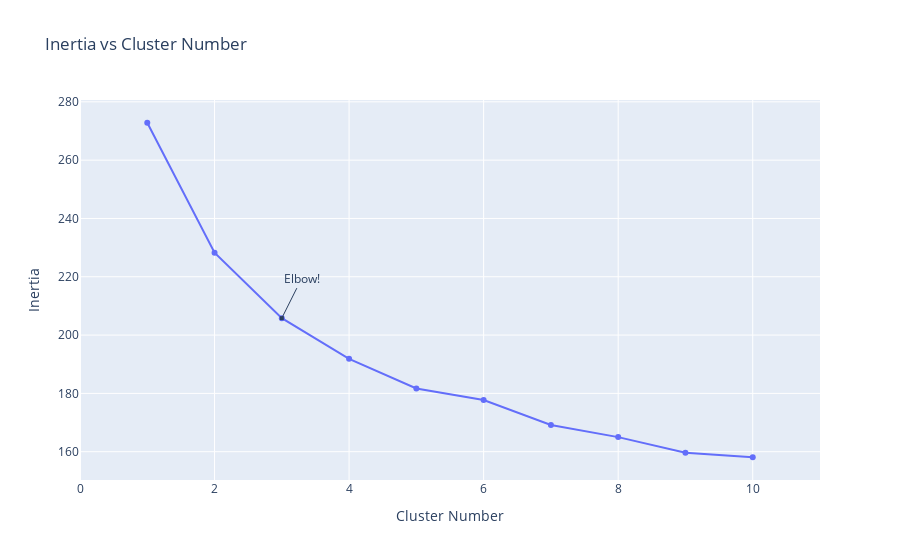

Notebook source saved alongside this figure:
### Markdown cell above
Vamos ver quantos números de clusters é o melhor a se fazer, no caso aqui dado, foram 3!

### Code cell
scaler = MinMaxScaler()
scaler.fit(X)
X=scaler.transform(X)
inertia = []
for i in range(1,11):
    kmeans = KMeans(
        n_clusters=i, init="k-means++",
        n_init=10,
        tol=1e-04, random_state=42
    )
    kmeans.fit(X)
    inertia.append(kmeans.inertia_)
    
fig = go.Figure(data=go.Scatter(x=np.arange(1,11),y=inertia))
fig.update_layout(title="Inertia vs Cluster Number",xaxis=dict(range=[0,11],title="Cluster Number"),
                  yaxis={'title':'Inertia'},
                 annotations=[
        dict(
            x=3,
            y=inertia[2],
            xref="x",
            yref="y",
            text="Elbow!",
            showarrow=True,
            arrowhead=7,
            ax=20,
            ay=-40
        )
    ])

### Figure 1 — Plotly figure (JSON) as saved in the notebook; plotly's stock layout.template omitted (floating-point values rounded to 4 significant figures)
{"data": [{"type": "scatter", "x": [1, 2, 3, 4, 5, 6, 7, 8, 9, 10], "y": [272.8, 228.3, 205.8, 191.9, 181.7, 177.7, 169.2, 165.0, 159.6, 158.1]}], "layout": {"annotations": [{"arrowhead": 7, "ax": 20, "ay": -40, "showarrow": true, "text": "Elbow!", "x": 3, "xref": "x", "y": 205.8, "yref": "y"}], "title": {"text": "Inertia vs Cluster Number"}, "xaxis": {"range": [0, 11], "title": {"text": "Cluster Number"}}, "yaxis": {"title": {"text": "Inertia"}}}}
